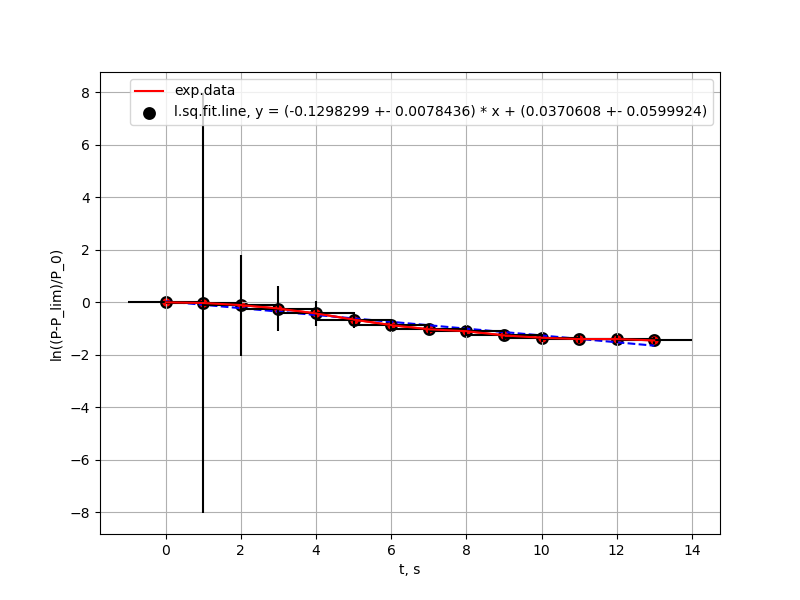

Reproduce this figure in Python.
import pandas as pd
import numpy as np

q=0
w=0
show = 0
save = 1

import matplotlib.pyplot as plt
#read data from ods
num = 0
name = "physlabwork_15week"
#"physlabwork_6week_"+str(num)
all_data = pd.read_excel(name+".ods")
x_data = all_data["t, s (end)"].dropna().to_numpy()
x_name = "t, s"
x_error = all_data["t, s (end) (error)"].dropna().to_numpy()
#all_data[""].dropna().to_numpy()
y_data = all_data["ln((P-P_lim)/P_0)"].dropna().to_numpy()
y_name = "ln((P-P_lim)/P_0)"
y_error = all_data["ln((P-P_lim)/P_0) (error)"].dropna().to_numpy()
#all_data[""].dropna().to_numpy()

#c_data = all_data["C"+str(q)].dropna().to_numpy()
#T = c_data[0]

#x_data_2 = all_data['delta P (Pa) (turbo)'].dropna().to_numpy()
#x_name_2 =""
#"x_delta_press_Pa_turbo"
#x_error_2 = all_data['error delta P (turbo)'].dropna().to_numpy()
#y_data_2 = all_data['Q (m3/s) (turbo)'].dropna().to_numpy()
#y_name_2 =""
#"y_flow_m3_div_s_turbo"
#y_error_2 = all_data['error Q (turbo)'].dropna().to_numpy()

#x_data = np.hstack([x_data_1, x_data_2])
#x_name = x_name_1
#x_name_1 +" "+ x_name_2
#x_error = np.hstack([x_error_1, x_error_2])
#y_data = np.hstack([y_data_1, y_data_2])
#y_name = y_name_1
#y_name_1 +" "+ y_name_2
#y_error = np.hstack([y_error_1, y_error_2])

#n=6
#x_data = x_data[:]
#x_error = x_error[:]
#y_data = y_data[:]
#y_error = y_error[:]

import matplotlib.pyplot as plt
plt.rcParams ['figure.figsize'] = [8, 6]

#figure
fig, axes = plt.subplots()

#plot
axes.plot(x_data, y_data, 'red')

from scipy.optimize import curve_fit

#errorbar
import random
calc_x_error = []
calc_y_error = []
for i in range(len(x_data)):
        for j in range(0):
                x=0
                y=0
                if (random.random()>0.5):
                        x = x_data[i] + random.random()*x_error[i]
                else:
                        x = x_data[i] - random.random()*x_error[i]
                if (random.random()>0.5):
                        y = y_data[i] + random.random()*y_error[i]
                else:
                        y = y_data[i] - random.random()*y_error[i]
                calc_x_error.append(float(x))
                calc_y_error.append(float(y))

calc_x_error = np.hstack([x_data, calc_x_error])
calc_y_error = np.hstack([y_data, calc_y_error])
axes.scatter(calc_x_error, calc_y_error, c='black', linewidths=-3.25)

#fit
def func(x, a, b):
	return a*x+b
popt, pcov = curve_fit(func, calc_x_error, calc_y_error)

#grid
plt.grid()

#fit plots
axes.plot(x_data, func(x_data, popt[0], popt[1]), 'b--')

import math
error_a = (float(pcov[0][0]))**(1/2)
error_b = (float(pcov[1][1]))**(1/2)

error_a = round (error_a, 7)
error_b = round (error_b, 7)
#additional
axes.set_xlabel(x_name)
axes.set_ylabel(y_name)
axes.set_title("")
#text="l.sq.fit.line, y = " + str(round (popt[0], 3))+ " * x " + str(round (popt[1], 7))
text='l.sq.fit.line, y = ('+str(round (popt[0], 7))+" +- "+str(error_a)+') * x + ('+str(round (popt[1], 7))+" +- "+str(error_b)+')'
axes.legend(['exp.data', text])

axes.errorbar(x_data, y_data, xerr=x_error, yerr=y_error, color='red',ecolor='black')

#scatter
axes.scatter(x_data, y_data, c='red', linewidths=0)

#show
if show:
	plt.show()

#save
if save:
	plt.savefig("physlabwork_15week.png")

#plt.figure()

#plt.plot(delta_pressure,delta_temp_at_temp_1, label=r'temp_of_thermostat = 18 C^o')
#plt.plot(delta_pressure,delta_temp_at_temp_2, label=r'temp_of_thermostat = 30 C^o')
#plt.plot(delta_pressure,delta_temp_at_temp_3, label=r'temp_of_thermostat = 50 C^o')

#plt.xlabel(r'delta_pressure, bar')
#plt.ylabel(r'delta_temp, C^o')

#plt.grid()
#plt.legend(loc='best')

#plt.show()
